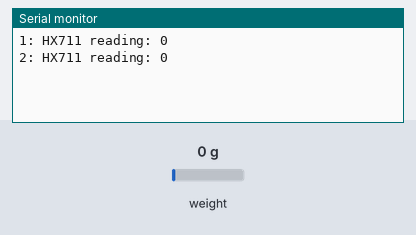
The sketch below on a simulated ESP8266 (NodeMCU). Parts: the last lines printed to the serial monitor. The test bench sets the inputs (shaded band); at power-on: weight on the scale 0 g.

Above: at 2.0 s.
2.1 s: weight on the scale set to 100 g
At 3.2 s:
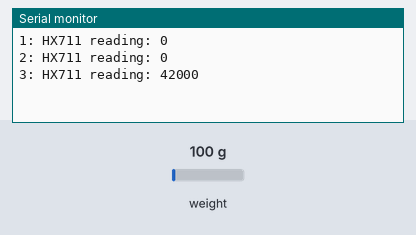
3.6 s: weight on the scale set to 1250 g
At 5.0 s:
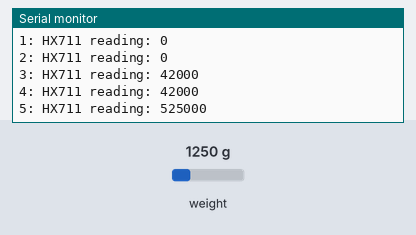
Timing chart, 0 to 6.6 s (numbered marks = the images above; inputs shaded):
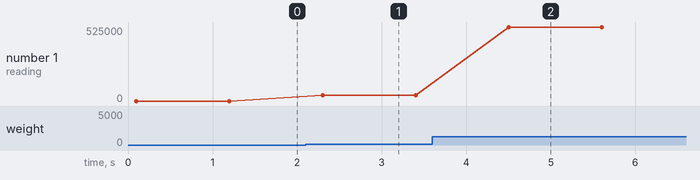

The sketch:

NodeMCU_HX711.ino
```cpp
#include "HX711.h"

// HX711 circuit wiring
const int LOADCELL_DOUT_PIN = D2;
const int LOADCELL_SCK_PIN = D1;

HX711 scale;

int i = 0;

void setup() {
  Serial.begin(115200);
  scale.begin(LOADCELL_DOUT_PIN, LOADCELL_SCK_PIN);
}

void loop() {

  i += 1;

  if (scale.is_ready()) {
    long reading = scale.read();

    Serial.print(i);
    Serial.print(": ");

    Serial.print("HX711 reading: ");
    Serial.println(reading);
  } else {
    Serial.println("HX711 not found.");
  }

  delay(1000);

}
```

Measured:
- after the input at 2.1 s, the serial monitor: prints a new line after 0.20 s (image 1)
- after the input at 3.6 s, the serial monitor: prints a new line after 0.90 s (image 2)
- plotted number 1: 0 → 42000 after the input at 2.1 s, 42000 → 525000 after the input at 3.6 s
